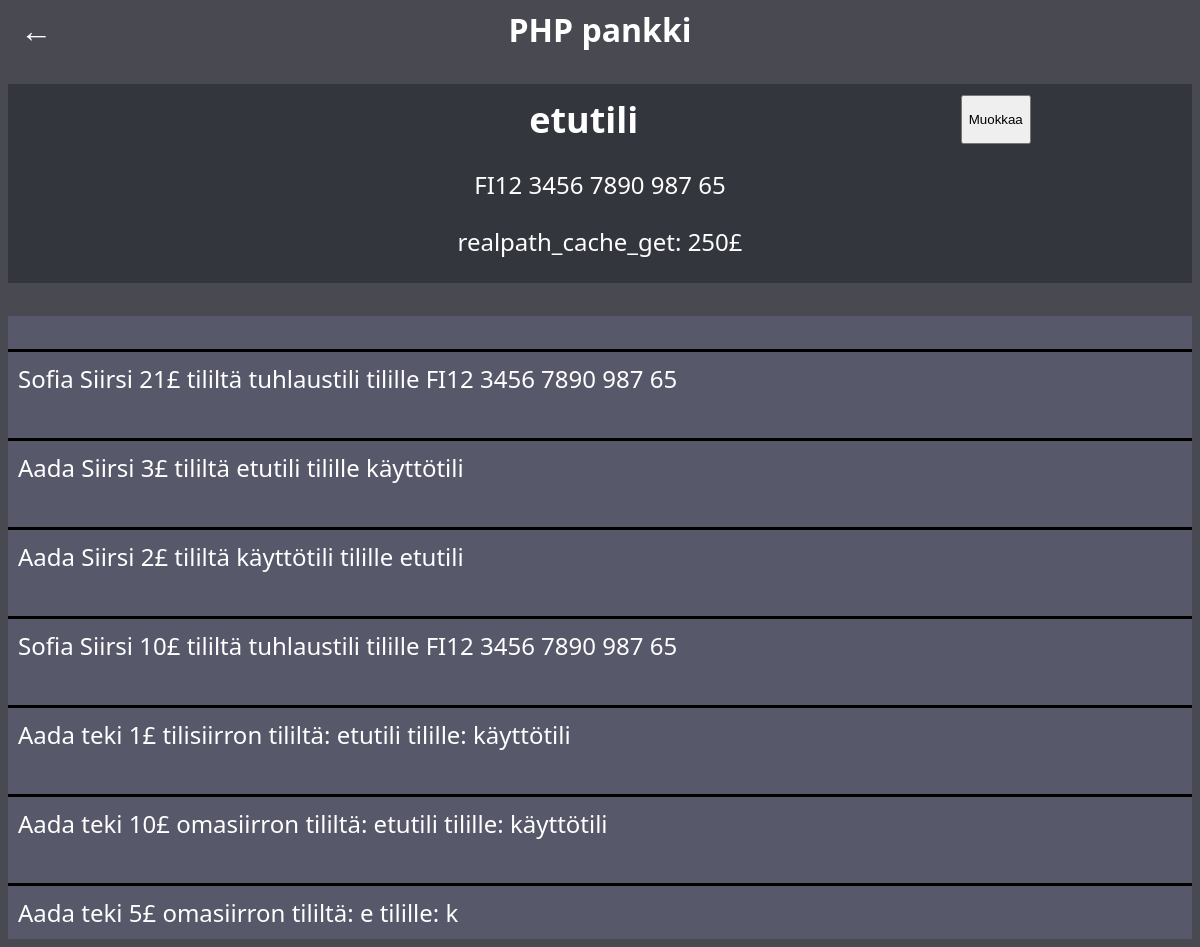
The page /näytä_tili.php?tili_id=2 (signed in) on the database its author committed.
### tables this page shows
CREATE TABLE `tilit` (
  `tili_id` int(11) NOT NULL,
  `tilinimi` varchar(255) NOT NULL,
  `IBAN` varchar(30) NOT NULL,
  `kayttaja_id` int(11) NOT NULL,
  `amount` float NOT NULL
);

CREATE TABLE `tapahtumat` (
  `id` int(11) NOT NULL,
  `amount` int(11) NOT NULL,
  `sender_account_id` int(20) NOT NULL,
  `reciver_account_id` int(20) NOT NULL,
  `information` varchar(255) DEFAULT NULL,
  `date` datetime DEFAULT NULL
);

### näytä_tili.php (the view, shortened to what this page needs)
<?php
include 'dbyhteys.php';
?>
<!DOCTYPE html>
<html lang="en">
<head>
    <link rel="stylesheet" href="style.css">
</head>
<body>
    <a class="backarrow" href="index.php" style="position: absolute; left: 20px;">&#8592;</a>
    <a href="index.php">PHP pankki</a>
    <br><br>
    <?php
        $tiliData = $conn->query(
            "SELECT tilinimi, IBAN, amount
            FROM tilit
            WHERE tili_Id = '" . $_GET["tili_id"] . "'
            AND kayttaja_id = '" .$_SESSION["user_id"]. "'"
            )->fetch();
    ?>
    <div id="tilitiedot">
        <div id="tilinimiBox">
            <h2 id="tilinimi"><?php echo $tiliData["tilinimi"] ?></h2>
            <button onClick="$('#tilinimi').attr('contentEditable', 'true').css('color', '#b2f4ff').focus()">Muokkaa</button>
        </div>
        <p><?php echo $tiliData["IBAN"] ?></p>
        <p>realpath_cache_get: <?php echo $tiliData["amount"] ?>£</p>
    </div>
    <br>
    <div id="Tapahtumat">
        <?php
            $tapahtumat = $conn->prepare(
                "SELECT information
                FROM tapahtumat
                WHERE (reciver_account_id = :account_id OR sender_account_id = :account_id)");
                $tapahtumat->execute(["account_id" => $_GET["tili_id"]]);
                $tapahtumat = $tapahtumat->fetchAll();
            if ($tapahtumat) {
                foreach ($tapahtumat as $tapahtuma)
                    echo "<div class='tapahtuma'>" .$tapahtuma["information"]. "</div><br>";
            } else {
                echo "<script>document.getElementById('Tapahtumat_teksti').style.display = 'none';</script>";
            }
        ?>
    </div>
</body>
</html>

### style.css (style rules this page uses)
body { text-align: center; background-color: #494a51; color: #fff; font-size: x-large; font-family: 'Segoe UI', Tahoma, Geneva, Verdana, sans-serif; }
#tilitiedot { background: #34363e; padding-block: 1px; }
a { color: #fff; text-decoration: none; font-size: xx-large; font-weight: bold; }
#Tapahtumat { display: flex; flex-direction: column-reverse; background-color: #57596a; text-align: left; }
.tapahtuma { border-top: solid 3px black; padding: 10px; }
#tilinimiBox { display: flex; padding-top: 10px; justify-content: space-around; }
#tilinimi { margin-block: 0; margin-left: 30vw; }

### rows shown on the page
tilit: tilinimi "etutili", IBAN "FI12 3456 7890 987 65", amount "250"
tapahtumat: information "Aada teki 5£ omasiirron tililtä: e tilille: k"
tapahtumat: information "Aada teki 10£ omasiirron tililtä: etutili tilille: käyttötili"
tapahtumat: information "Aada teki 1£ tilisiirron tililtä: etutili tilille: käyttötili"
tapahtumat: information "Sofia Siirsi 10£ tililtä tuhlaustili tilille FI12 3456 7890 987 65"
tapahtumat: information "Aada Siirsi 2£ tililtä käyttötili tilille etutili"
tapahtumat: information "Aada Siirsi 3£ tililtä etutili tilille käyttötili"
tapahtumat: information "Sofia Siirsi 21£ tililtä tuhlaustili tilille FI12 3456 7890 987 65"
